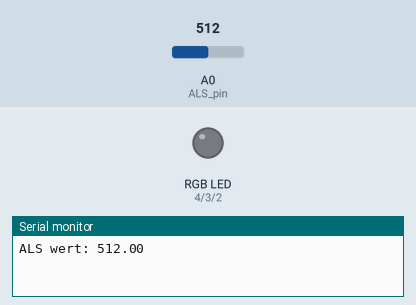
Simulated run of this sketch. Board: Arduino Uno, built with avr-gcc and run on an emulated ATmega328P. Shown: an RGB LED mixed from three pins (HIGH = lit), the last lines printed to the serial monitor. Inputs (shaded band) come from the test bench; at power-on: A0 (ALS_pin) = 512.

Above: at 0.1 s.
At 0.6 s:
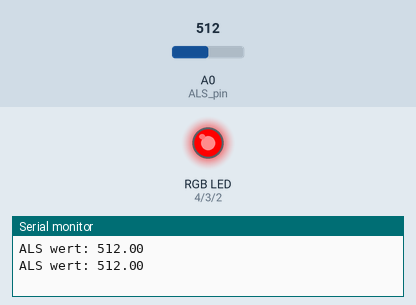
Timing chart, 0 to 2.1 s (numbered marks = the images above):
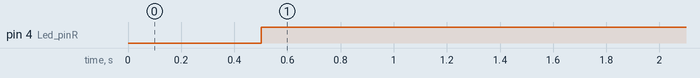

The sketch:

ALS_RGB.ino
```cpp
/*************************************
****** Ambient Light Sensor **********
****** MStronik.blog *****************/
#define ALS_pin  A0
/*#define Led_pinB 2
#define Led_pinG 3
#define Led_pinR 4*/
int Led_pinB = 2;
int Led_pinG = 3;
int Led_pinR = 4;
int dark_AL = 20; // change this value according with your ALS reading, when it is dark in the room
int normal_AL = 100;// change this value according with your ALS reading, when there is normal light in the room
int  bright_AL = 600;// change this value according with your ALS reading, when it is too bright
void setup() {
  pinMode(ALS_pin, INPUT);
  pinMode(Led_pinB, OUTPUT);
  pinMode(Led_pinG, OUTPUT);
  pinMode(Led_pinR, OUTPUT);
  Serial.begin(9600);
  digitalWrite(Led_pinB, LOW);
  digitalWrite(Led_pinG, LOW);
  digitalWrite(Led_pinR, LOW);
}

void loop() {
  float valueSensor = analogRead(ALS_pin);//read the ALS value
  Serial.print("ALS wert: ");
  Serial.println(valueSensor);
  delay(500);
  if((valueSensor < dark_AL )&&(valueSensor >0 ))
  {
    digitalWrite(Led_pinB,HIGH);
    digitalWrite(Led_pinG,HIGH);
    digitalWrite(Led_pinR,HIGH);
    }
  else if((valueSensor >= dark_AL)&&(valueSensor < normal_AL))
  {
    digitalWrite(Led_pinB,LOW);
    digitalWrite(Led_pinG,HIGH);
    digitalWrite(Led_pinR,LOW);
    }
  else
    {
      digitalWrite(Led_pinB,LOW);
      digitalWrite(Led_pinG,LOW);
      digitalWrite(Led_pinR,HIGH);
      }
}
```

Measured:
- by itself, pin 4 (Led_pinR): LOW → HIGH at 0.50 s
